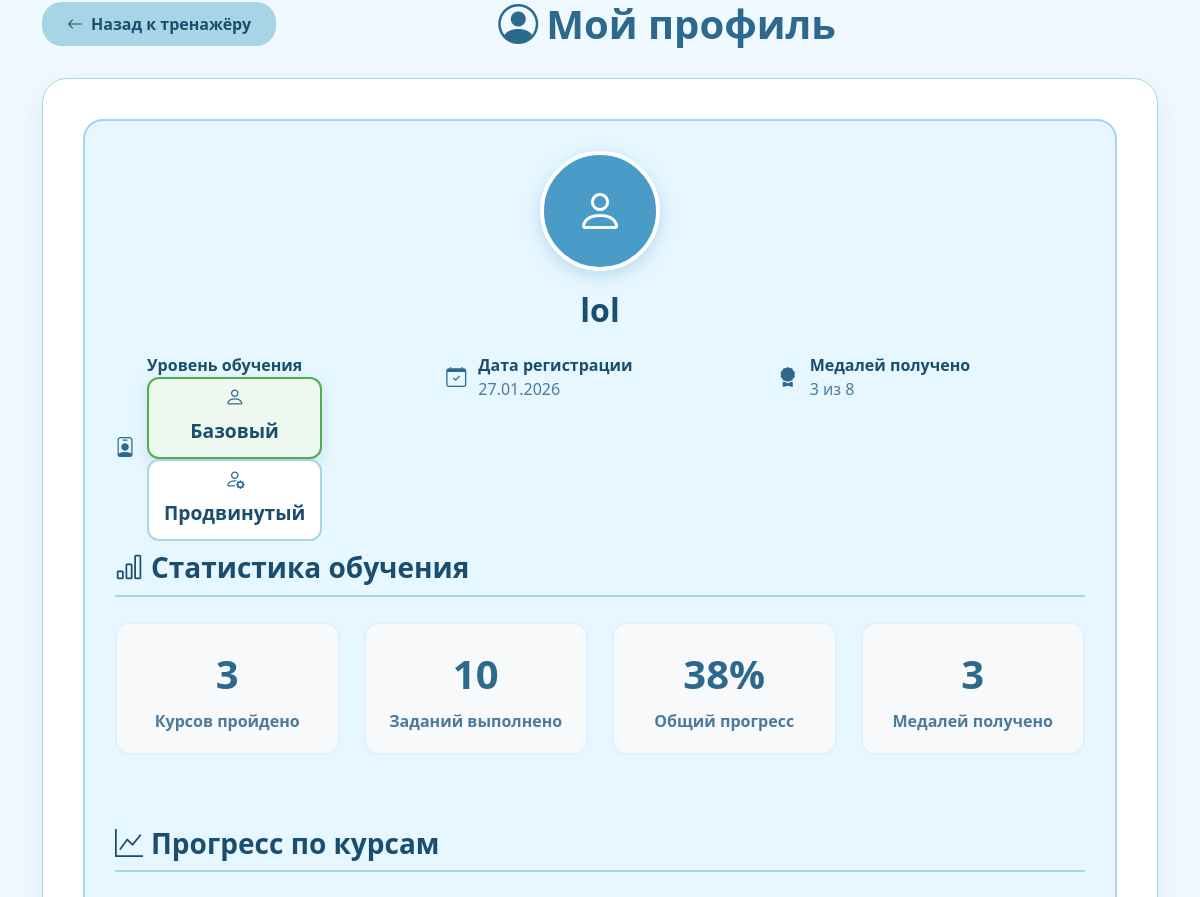
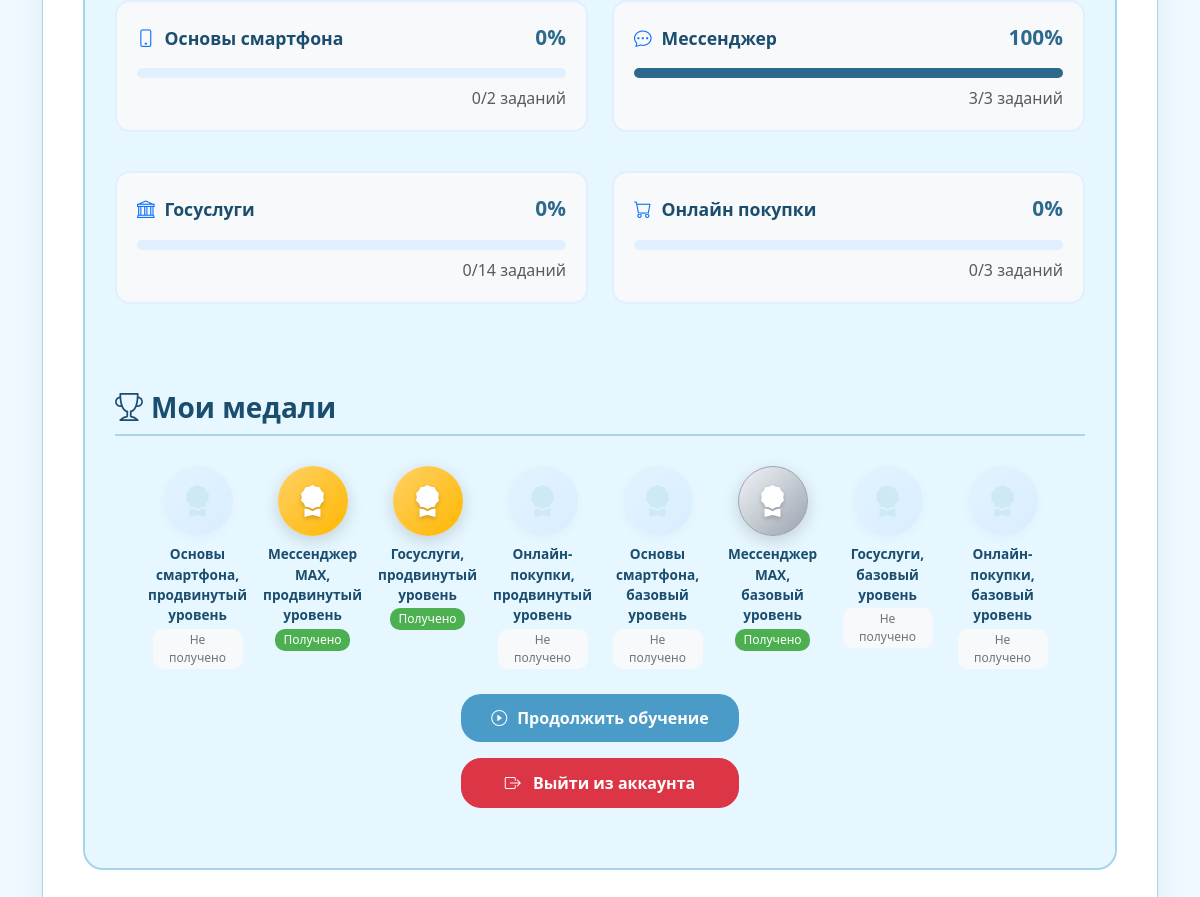
Before: /account (signed in) with the older database file (2 pictures, top to bottom).
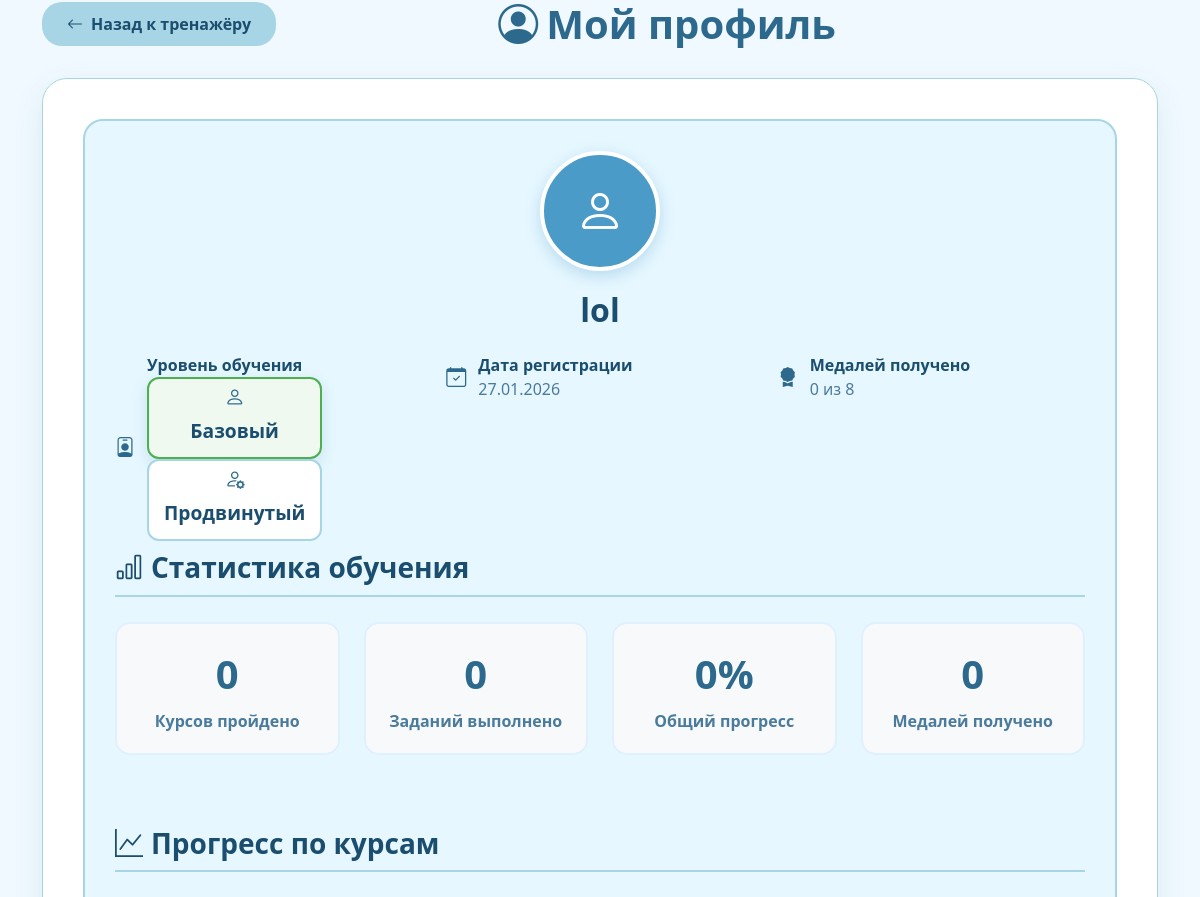
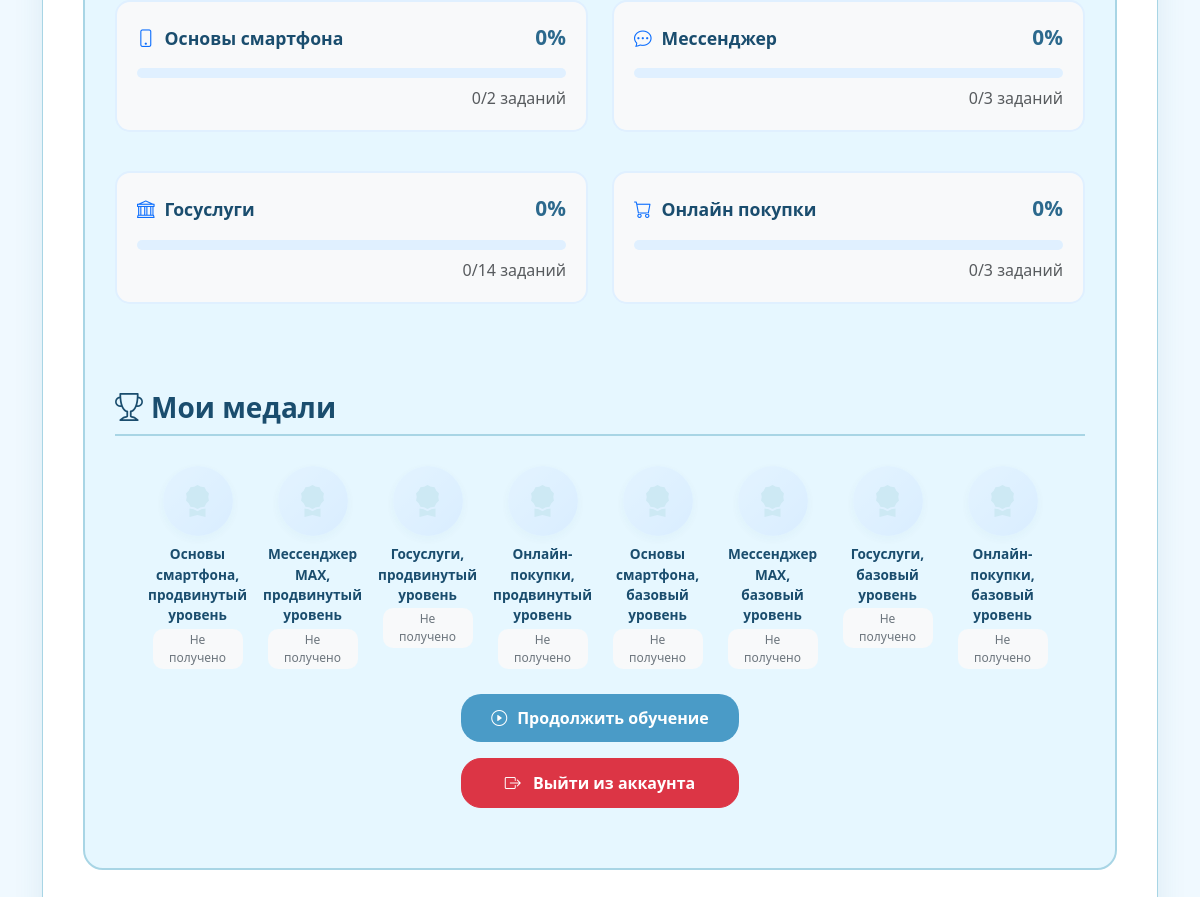
After: the same page with the newer database file (2 pictures, top to bottom).
### data/users.py (models this page shows, shortened)
class User(SqlAlchemyBase, UserMixin):
    __tablename__ = 'users'
    id = sqlalchemy.Column(sqlalchemy.Integer,
                           primary_key=True, autoincrement=True)
    name = sqlalchemy.Column(sqlalchemy.String, unique=True, nullable=False)
    level = sqlalchemy.Column(sqlalchemy.String, nullable=True)
    hashed_password = sqlalchemy.Column(sqlalchemy.String, nullable=True)
    created_date = sqlalchemy.Column(sqlalchemy.DateTime,
                                     default=datetime.datetime.now)
    progress_basic = sqlalchemy.Column(sqlalchemy.String, nullable=True, default='0000')
    progress_advanced = sqlalchemy.Column(sqlalchemy.String, nullable=True, default='0000')

### main.py (the view)
@app.route('/account')
@login_required
def account():
    name = current_user.name
    level = current_user.level
    created_date = current_user.created_date
    formatted_date = created_date.strftime('%d.%m.%Y')
    medals = current_user.progress_basic.count('1') + current_user.progress_advanced.count('1')
    basic = current_user.progress_basic
    advanced = current_user.progress_advanced
    if level == 'basic':
        first = int(current_user.progress_basic[0])
        second = int(current_user.progress_basic[1])
        third = int(current_user.progress_basic[2])
        fourth = int(current_user.progress_basic[3])
        levelrus = "Базовый"
    else:
        first = int(current_user.progress_advanced[0])
        second = int(current_user.progress_advanced[1])
        third = int(current_user.progress_advanced[2])
        fourth = int(current_user.progress_advanced[3])
        levelrus = "Продвинутый"
    progress = str(round((basic.count('1') + advanced.count('1')) * 12.5)) + '%'
    tasks = int(basic[0]) * 2 + int(basic[1]) * 3 + int(basic[2]) * 2 + int(basic[3]) * 4 + int(advanced[0]) * 4 + int(advanced[1]) * 4 + int(advanced[2]) * 3 + int(advanced[3]) * 7
    return render_template('account.html',
                           name=name, level=level, levelrus=levelrus, first=first, second=second, third=third,
                           fourth=fourth,
                           created_date=formatted_date, progress=progress, medals=medals, basic=basic,
                           advanced=advanced, tasks=tasks)

### data/db_session.py (called while the page is built)
def create_session() -> Session:
    global __factory
    return __factory()

### main.py (called while the page is built)
@login_manager.user_loader
def load_user(user_id):
    db_sess = db_session.create_session()
    try:
        return db_sess.query(User).get(int(user_id))
    finally:
        db_sess.close()

### templates/account.html (shortened to what the changed rows need)
<!DOCTYPE html>
<html lang="ru">
<head>
    <link href="https://cdn.jsdelivr.net/npm/bootstrap@5.3.0/dist/css/bootstrap.min.css" rel="stylesheet">
    <link rel="stylesheet" href="https://cdn.jsdelivr.net/npm/bootstrap-icons@1.11.1/font/bootstrap-icons.css">
</head>
<body>
<div class="container">
    <div class="d-flex justify-content-between align-items-center mb-4">
        <h1 class="text-center mb-0" style="color: #2c698d; font-weight: 700;">
            <i class="bi bi-person-circle me-2"></i>Мой профиль
        </h1>
    </div>
    <div class="account-container">
        <div class="profile-card">
            <div class="avatar-large">
                <i class="bi bi-person"></i>
            </div>
            <h2 class="user-name">{{ name }}</h2>
            <div class="row mt-4">
                <div class="col-md-4">
                </div>
                <div class="col-md-4">
                </div>
                <div class="col-md-4">
                    <div class="user-detail">
                        <div>
                            <div class="fw-bold" style="color: #1a4d6e;">Медалей получено</div>
                            <div>{{ basic.count("1") + advanced.count("1") }} из 8</div>
                        </div>
                    </div>
                </div>
            </div>
            <h3 class="section-title">
                <i class="bi bi-bar-chart me-2"></i>Статистика обучения
            </h3>
            <div class="row mb-5">
                <div class="col-md-3 col-sm-6 mb-4">
                    <div class="stat-card">
                        <div class="stat-number">{{ basic.count("1") + advanced.count("1") }}</div>
                        <div class="stat-label">Курсов пройдено</div>
                    </div>
                </div>
                <div class="col-md-3 col-sm-6 mb-4">
                    <div class="stat-card">
                        <div class="stat-number">{{ tasks }}</div>
                        <div class="stat-label">Заданий выполнено</div>
                    </div>
                </div>
                <div class="col-md-3 col-sm-6 mb-4">
                    <div class="stat-card">
                        <div class="stat-number">{{ progress }}</div>
                        <div class="stat-label">Общий прогресс</div>
                    </div>
                </div>
                <div class="col-md-3 col-sm-6 mb-4">
                    <div class="stat-card">
                        <div class="stat-number">{{ medals }}</div>
                        <div class="stat-label">Медалей получено</div>
                    </div>
                </div>
            </div>
            <h3 class="section-title">
                <i class="bi bi-graph-up me-2"></i>Прогресс по курсам
            </h3>
            <div class="row mb-5">
                <div class="col-lg-6 mb-4">
                </div>
                <div class="col-lg-6 mb-4">
                    <div class="progress-card">
                        <div class="course-header">
                            <div class="course-title">
                                <i class="bi bi-chat-dots text-primary" style="color: #2c698d;"></i>
                                Мессенджер
                            </div>
                            <div class="course-percent">{{ second * 100 }}%</div>
                        </div>
                        {% if second == 0 %}
                        <div class="progress">
                        </div>
                        {% else %}
                        <div class="progress-complete">
                        </div>
                        {% endif %}
                        {% if level == 'basic' %}
                        <div class="text-end text-muted">
                            {{ second * 3 }}/3 заданий
                        </div>
                        {% else %}
                        <div class="text-end text-muted">
                            {{ second * 4 }}/4 заданий
                        </div>
                        {% endif %}
                    </div>
                </div>
                <div class="col-lg-6 mb-4">
                </div>
                <div class="col-lg-6 mb-4">
                </div>
            </div>
            <h3 class="section-title">
                <i class="bi bi-trophy me-2"></i>Мои медали
            </h3>
            <div class="medals-container">
                <div class="medal-item">
                </div>
                <div class="medal-item">
                    {% if advanced[1] == '1' %}
                    <div class="medal-icon earned">
                        <i class="bi bi-award-fill"></i>
                    </div>
                    <div class="medal-name">Мессенджер МАХ, продвинутый уровень</div>
                    <span class="medal-status earned">Получено</span>
                    {% else %}
                    <div class="medal-icon not-earned">
                        <i class="bi bi-award-fill"></i>
                    </div>
                    <div class="medal-name">Мессенджер МАХ, продвинутый уровень</div>
                    <span class="medal-status not-earned">Не получено</span>
                    {% endif %}
                </div>
                <div class="medal-item">
                    {% if advanced[2] == '1' %}
                    <div class="medal-icon earned">
                        <i class="bi bi-award-fill"></i>
                    </div>
                    <div class="medal-name">Госуслуги, продвинутый уровень</div>
                    <span class="medal-status earned">Получено</span>
                    {% else %}
                    <div class="medal-icon not-earned">
                        <i class="bi bi-award-fill"></i>
                    </div>
                    <div class="medal-name">Госуслуги, продвинутый уровень</div>
                    <span class="medal-status not-earned">Не получено</span>
                    {% endif %}
                </div>
                <div class="medal-item">
                </div>
                <div class="medal-item">
                </div>
                <div class="medal-item">
                    {% if basic[1] == '1' %}
                    <div class="medal-icon silver">
                        <i class="bi bi-award-fill"></i>
                    </div>
                    <div class="medal-name">Мессенджер МАХ, базовый уровень</div>
                    <span class="medal-status earned">Получено</span>
                    {% else %}
                    <div class="medal-icon not-earned">
                        <i class="bi bi-award-fill"></i>
                    </div>
                    <div class="medal-name">Мессенджер МАХ, базовый уровень</div>
                    <span class="medal-status not-earned">Не получено</span>
                    {% endif %}
                </div>
                <div class="medal-item">
                </div>
                <div class="medal-item">
                </div>
                <div class="d-flex flex-column justify-content-center gap-3" style="max-width: 300px; margin: 0 auto;">
                </div>
            </div>
        </div>
</body>
</html>

Changed rows visible on the page:
changed User "lol": count "3" → "0"; progress_advanced "0110" → "0000" (drawn); progress_basic "0100" → "0000" (drawn)
Other visible differences:
{{ tasks }}: "10" → "0"
{{ progress }}: "38%" → "0%"
{{ medals }}: "3" → "0"
{{ second * 100 }}: "100" → "0"
{{ second * 3 }}: "3" → "0"
text no longer shown: "Получено Получено Получено"
text now shown: "Не получено Не получено Не получено"
